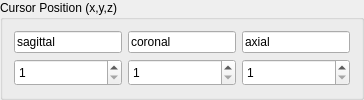
                            <widget class="QGroupBox" name="groupBox_70">
                             <property name="maximumSize">
                              <size>
                               <width>16777215</width>
                               <height>200</height>
                              </size>
                             </property>
                             <property name="toolTip">
                              <string>Live cursor position in this view, reported separately for the coronal, sagittal, and axial planes.</string>
                             </property>
                             <property name="title">
                              <string>Cursor Position (x,y,z)</string>
                             </property>
                             <layout class="QGridLayout" name="gridLayout_212">
                              <item row="1" column="1">
                               <widget class="QSpinBox" name="spinBox_x_data3d_2">
                                <property name="maximumSize">
                                 <size>
                                  <width>16777215</width>
                                  <height>30</height>
                                 </size>
                                </property>
                                <property name="toolTip">
                                 <string>Cursor position (voxel index)</string>
                                </property>
                                <property name="buttonSymbols">
                                 <enum>QAbstractSpinBox::UpDownArrows</enum>
                                </property>
                                <property name="minimum">
                                 <number>1</number>
                                </property>
                                <property name="maximum">
                                 <number>512</number>
                                </property>
                               </widget>
                              </item>
                              <item row="0" column="3">
                               <widget class="QLineEdit" name="lineEdit_80">
                                <property name="text">
                                 <string>axial</string>
                                </property>
                                <property name="readOnly">
                                 <bool>true</bool>
                                </property>
                               </widget>
                              </item>
                              <item row="1" column="3">
                               <widget class="QSpinBox" name="spinBox_z_data3d_2">
                                <property name="maximumSize">
                                 <size>
                                  <width>16777215</width>
                                  <height>30</height>
                                 </size>
                                </property>
                                <property name="toolTip">
                                 <string>Cursor position (voxel index)</string>
                                </property>
                                <property name="buttonSymbols">
                                 <enum>QAbstractSpinBox::UpDownArrows</enum>
                                </property>
                                <property name="minimum">
                                 <number>1</number>
                                </property>
                                <property name="maximum">
                                 <number>512</number>
                                </property>
                               </widget>
                              </item>
                              <item row="1" column="2">
                               <widget class="QSpinBox" name="spinBox_y_data3d_2">
                                <property name="maximumSize">
                                 <size>
                                  <width>16777215</width>
                                  <height>30</height>
                                 </size>
                                </property>
                                <property name="toolTip">
                                 <string>Cursor position (voxel index)</string>
                                </property>
                                <property name="buttonSymbols">
                                 <enum>QAbstractSpinBox::UpDownArrows</enum>
                                </property>
                                <property name="minimum">
                                 <number>1</number>
                                </property>
                                <property name="maximum">
                                 <number>1024</number>
                                </property>
                               </widget>
                              </item>
                              <item row="0" column="2">
                               <widget class="QLineEdit" name="lineEdit_78">
                                <property name="text">
                                 <string>coronal</string>
                                </property>
                                <property name="readOnly">
                                 <bool>true</bool>
                                </property>
                               </widget>
                              </item>
                              <item row="0" column="1">
                               <widget class="QLineEdit" name="lineEdit_79">
                                <property name="text">
                                 <string>sagittal</string>
                                </property>
                                <property name="readOnly">
                                 <bool>true</bool>
                                </property>
                               </widget>
                              </item>
                             </layout>
                            </widget>
